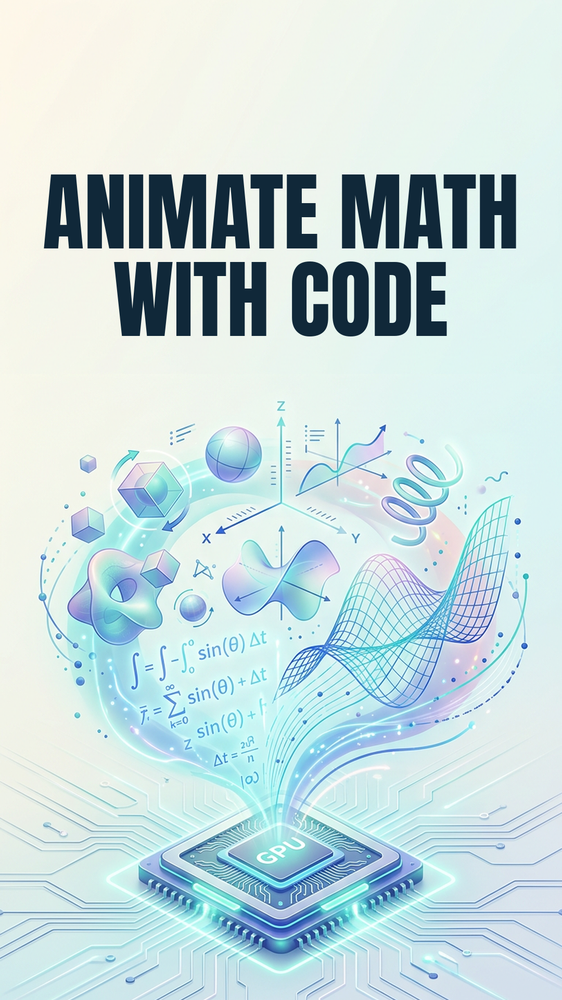
#> input picture reels-studio/approved-thumbnails/repo-manimgx-01.png, 562 x 1000 px, shrunk from 1080 x 1920 before the run
$ python ref_crop.py ../approved-thumbnails/repo-manimgx-01.png
#> lines starting #> are read from the running program, lines starting #| are printed output that depends on the picture; after the words box and inside, x2 and y2 are one past the last pixel; in counts of white or black regions, pixels touching at a corner belong together
#> in main, im is the input picture: PIL image 562x1000 RGB; mean R, G, B 198.5, 219.3, 221.3
#!/usr/bin/env python3
"""Isolate the video viewport inside a phone-player screenshot.

    python3 tools/ref_crop.py uploads/image-3.png --out ref/ref-A-3.viewport.png

A reference screenshot is not the short. It is a phone player: letterbox bars, a play button,
a scrubber, a caption burn-in. Measuring the screenshot copies the phone. This finds the largest
rectangle that is not the player's own chrome, crops to it, and reports what was cut — so the
numbers in ref_measure.py describe the video, not the device.
"""
from __future__ import annotations

import argparse
from pathlib import Path

import numpy as np
from PIL import Image


def chrome_colour(a: np.ndarray, pad: int = 4) -> np.ndarray:
#> called with pad = 4
    ring = np.concatenate([a[:pad].reshape(-1, 3), a[-pad:].reshape(-1, 3),
                           a[:, :pad].reshape(-1, 3), a[:, -pad:].reshape(-1, 3)])
    q = (ring // 6 * 6).astype(int)
    vals, counts = np.unique(q, axis=0, return_counts=True)
#> vals = 296 rows, first 8: [102, 138, 174], [102, 138, 186], [108, 132, 180], [108, 138, 162], [108, 138, 168], [108, 138, 174], [108, 144, 168], [108, 144, 174]; counts = 296 values, max 1800 at index 289, min 1 at index 1, mean 42.22
    return vals[counts.argmax()].astype(np.float32)


def viewport(a: np.ndarray, tol: float = 10.0) -> tuple[int, int, int, int, float]:
    """bbox of everything that is not the surrounding chrome colour."""
    bg = chrome_colour(a)
#> bg = [246, 246, 234]
    d = np.abs(a - bg).max(axis=2)
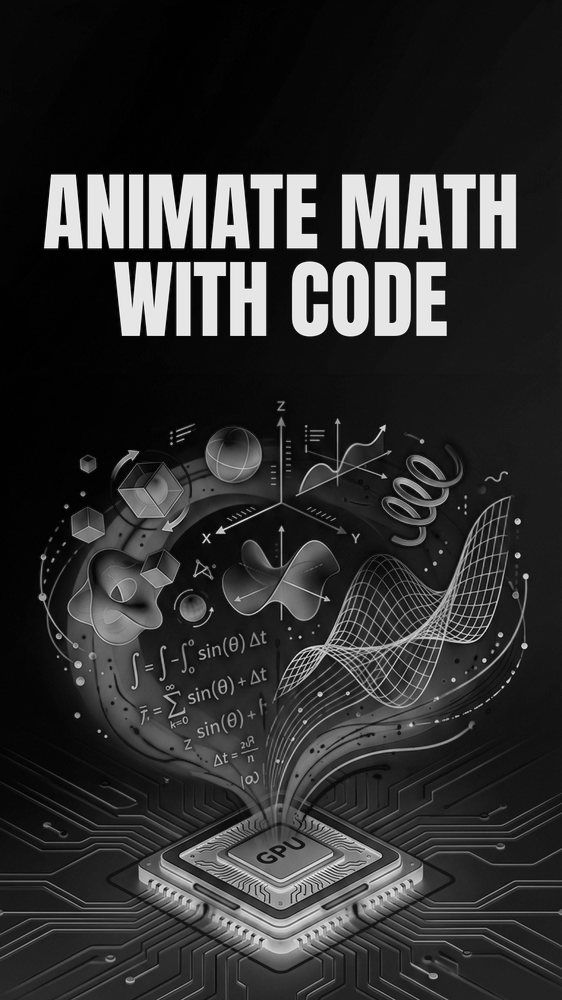
#> d: shape (1000, 562) float32; min 0, max 246, mean 48.4
    content = d > tol
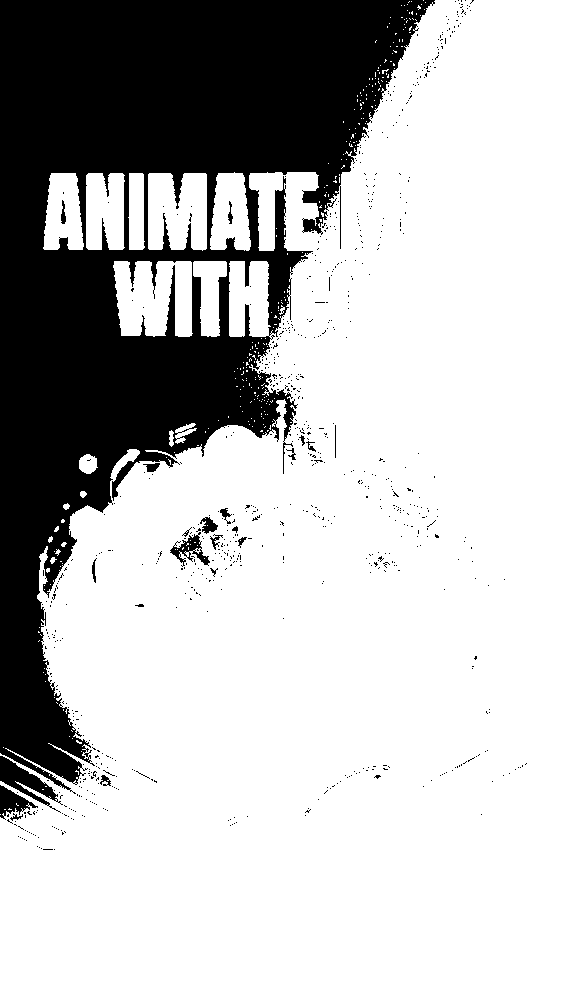
#> content: shape (1000, 562) bool; 73.8% white; 796 black regions (775 under 20 px), largest, box (x1, y1, x2, y2) and area: (0, 0, 435, 794) 142679, (0, 756, 63, 813) 1143, (0, 785, 38, 820) 575
    # Ignore thin sticky chrome: require a row/col to have real content in it.
    rows = content.mean(axis=1) > 0.02
    cols = content.mean(axis=0) > 0.02
    ys, xs = np.where(rows)[0], np.where(cols)[0]
#> ys = 1000 values from 0 to 999; xs = 562 values from 0 to 561
    if len(ys) == 0 or len(xs) == 0:
        H, W = a.shape[:2]
        return 0, 0, W, H, 1.0
    y0, y1, x0, x1 = ys[0], ys[-1] + 1, xs[0], xs[-1] + 1
#> y0 = 0; y1 = 1000; x0 = 0; x1 = 562
    return int(x0), int(y0), int(x1), int(y1), float(content.mean())


def main() -> None:
    ap = argparse.ArgumentParser()
    ap.add_argument("src", type=Path)
    ap.add_argument("--out", type=Path)
    ap.add_argument("--tol", type=float, default=10.0)
    args = ap.parse_args()

    im = Image.open(args.src).convert("RGB")
    a = np.asarray(im).astype(np.float32)
    x0, y0, x1, y1, _ = viewport(a, args.tol)
#> x0 = 0; y0 = 0; x1 = 562; y1 = 1000
    W, H = im.size
#> W = 562; H = 1000
    crop = im.crop((x0, y0, x1, y1))
    cw, ch = crop.size
#> cw = 562; ch = 1000
    print(f"{args.src.name}: screenshot {W}x{H} -> viewport {cw}x{ch} "
          f"at ({x0},{y0}) aspect {cw / ch:.4f}  "
          f"[cut L{x0} T{y0} R{W - x1} B{H - y1}]")
#| repo-manimgx-01.png: screenshot 562x1000 -> viewport 562x1000 at (0,0) aspect 0.5620  [cut L0 T0 R0 B0]
    if args.out:
        args.out.parent.mkdir(parents=True, exist_ok=True)
        crop.save(args.out)
        print(f"  wrote {args.out}")


if __name__ == "__main__":
    main()

$ run again, on reels-studio/approved-thumbnails/model-embeddinggemma2-01.png
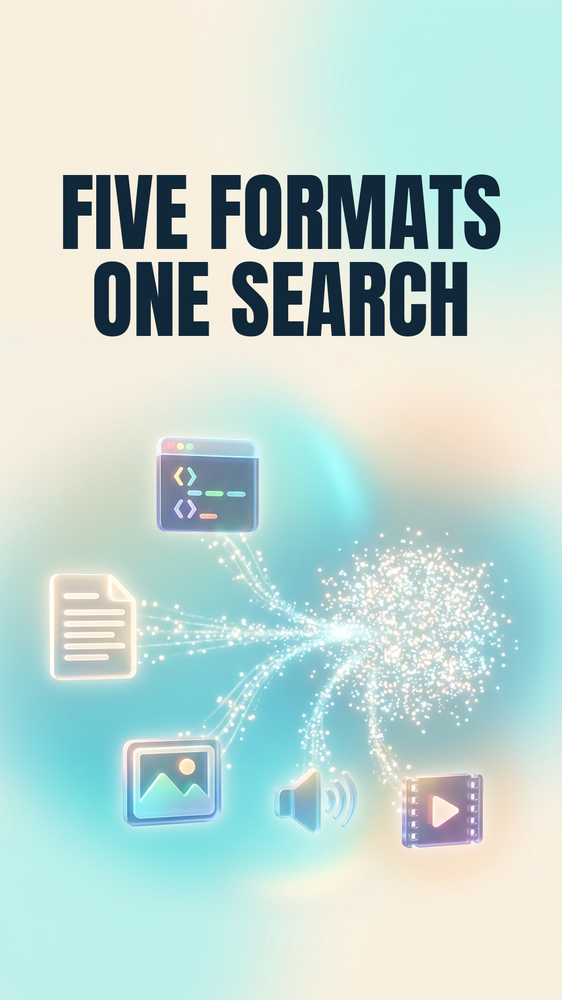
#> input picture reels-studio/approved-thumbnails/model-embeddinggemma2-01.png, 562 x 1000 px, shrunk from 1080 x 1920 before the run
#> in main, im is the input picture: PIL image 562x1000 RGB; mean R, G, B 190.8, 214.9, 209
#> vals = 115 rows, first 8: [150, 216, 216], [150, 216, 222], [150, 222, 222], [156, 210, 216], [156, 210, 222], [156, 216, 210], [156, 216, 216], [156, 216, 222]; counts = 115 values, max 2724 at index 109, min 1 at index 2, mean 108.7
#> bg = [246, 234, 222]
#> in viewport, `d = np.abs(a - bg).max(axis=2)`:
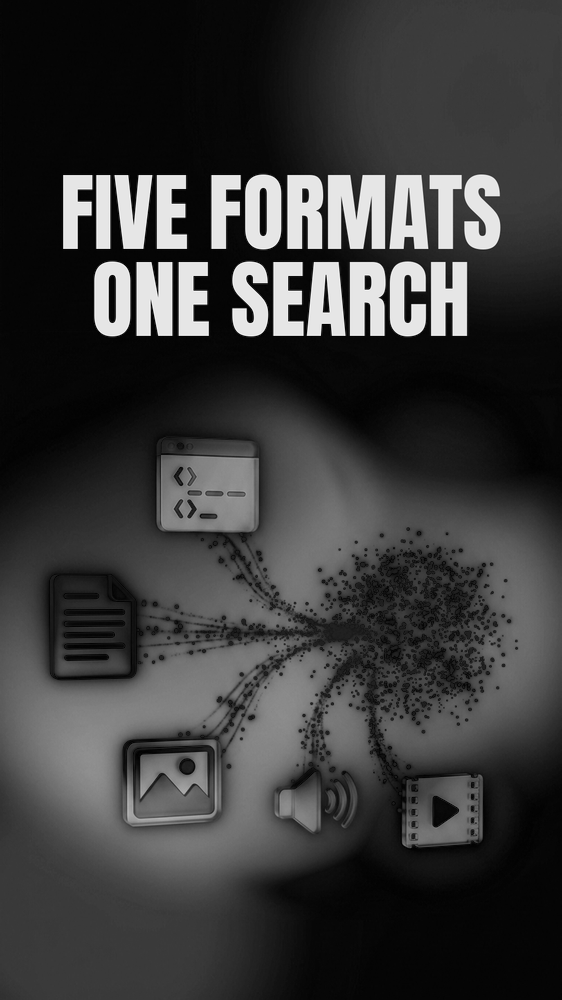
#> d: shape (1000, 562) float32; min 0, max 246, mean 58
#> in viewport, `content = d > tol`:
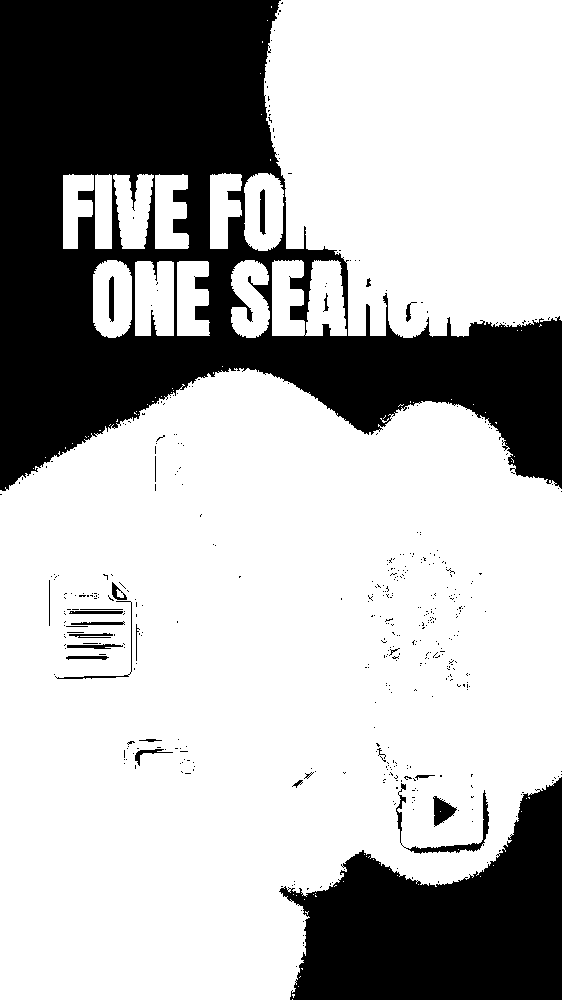
#> content: shape (1000, 562) bool; 71% white; 460 black regions (432 under 20 px), largest, box (x1, y1, x2, y2) and area: (0, 0, 562, 491) 121323, (279, 777, 562, 1000) 37080, (396, 783, 489, 854) 805
#> ys = 969 values from 0 to 999; xs = 562 values from 0 to 561
#> in viewport, `y0, y1, x0, x1 = ys[0], ys[-1] + 1, xs[0], xs[-1] + 1`: y0 = 0; y1 = 1000; x0 = 0; x1 = 562
#> in main, `x0, y0, x1, y1, _ = viewport(a, args.tol)`: x0 = 0; x1 = 562; y1 = 1000
#| model-embeddinggemma2-01.png: screenshot 562x1000 -> viewport 562x1000 at (0,0) aspect 0.5620  [cut L0 T0 R0 B0]

$ run again, on reels-studio/approved-thumbnails/model-humanizer-01.png
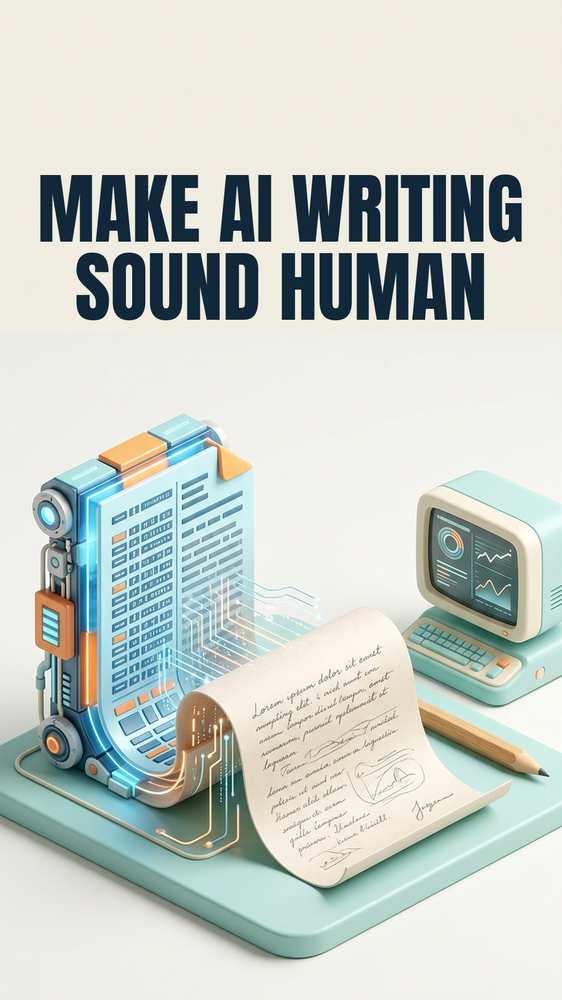
#> input picture reels-studio/approved-thumbnails/model-humanizer-01.png, 562 x 1000 px, shrunk from 1080 x 1920 before the run
#> in main, im is the input picture: PIL image 562x1000 RGB; mean R, G, B 199, 206.2, 199.7
#> vals = 253 rows, first 8: [54, 84, 78], [60, 84, 72], [60, 90, 78], [66, 84, 72], [72, 132, 120], [78, 108, 102], [78, 132, 120], [78, 132, 126]; counts = 253 values, max 4767 at index 235, min 1 at index 0, mean 49.39
#> bg = [240, 234, 222]
#> in viewport, `content = d > tol`:
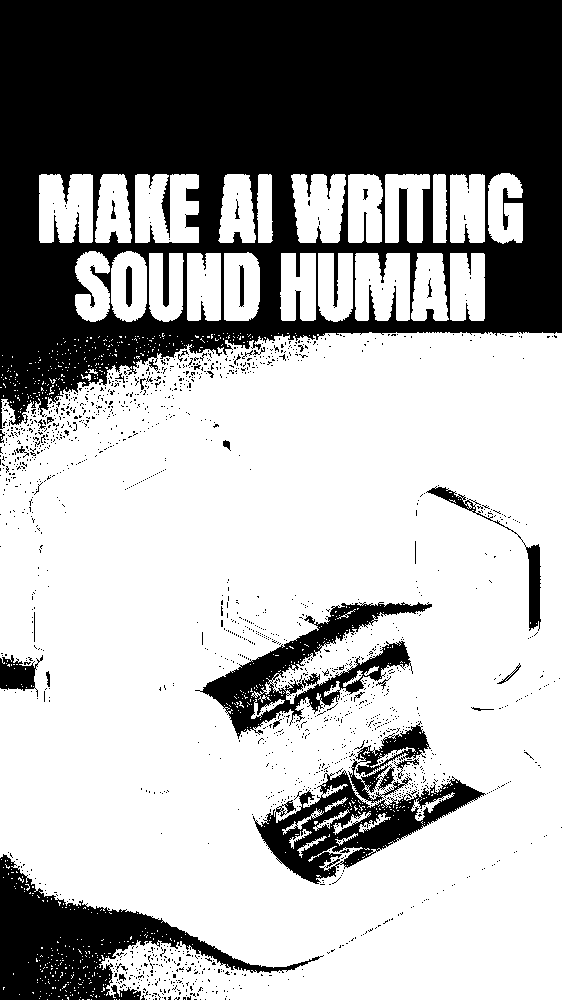
#> content: shape (1000, 562) bool; 65.7% white; 1681 black regions (1642 under 20 px), largest, box (x1, y1, x2, y2) and area: (0, 0, 562, 429) 149918, (0, 854, 324, 1000) 14872, (253, 770, 486, 884) 9109
#> ys = 808 values from 174 to 999; xs = 562 values from 0 to 561
#> in viewport, `y0, y1, x0, x1 = ys[0], ys[-1] + 1, xs[0], xs[-1] + 1`: y0 = 174; y1 = 1000; x0 = 0; x1 = 562
#> in main, `x0, y0, x1, y1, _ = viewport(a, args.tol)`: x0 = 0; y0 = 174; x1 = 562; y1 = 1000
#> in main, `crop = im.crop((x0, y0, x1, y1))`:
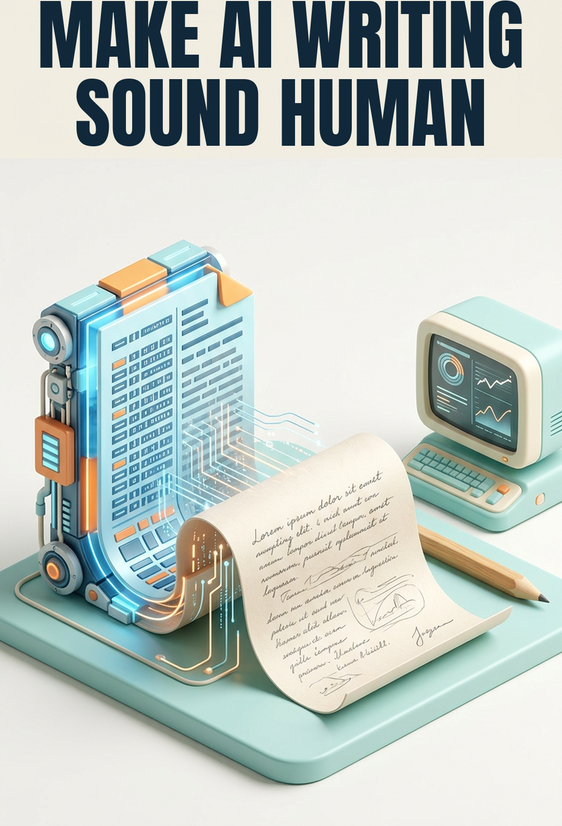
#> crop: PIL image 562x826 RGB; mean R, G, B 190.3, 199.8, 194.5
#| model-humanizer-01.png: screenshot 562x1000 -> viewport 562x826 at (0,174) aspect 0.6804  [cut L0 T174 R0 B0]
